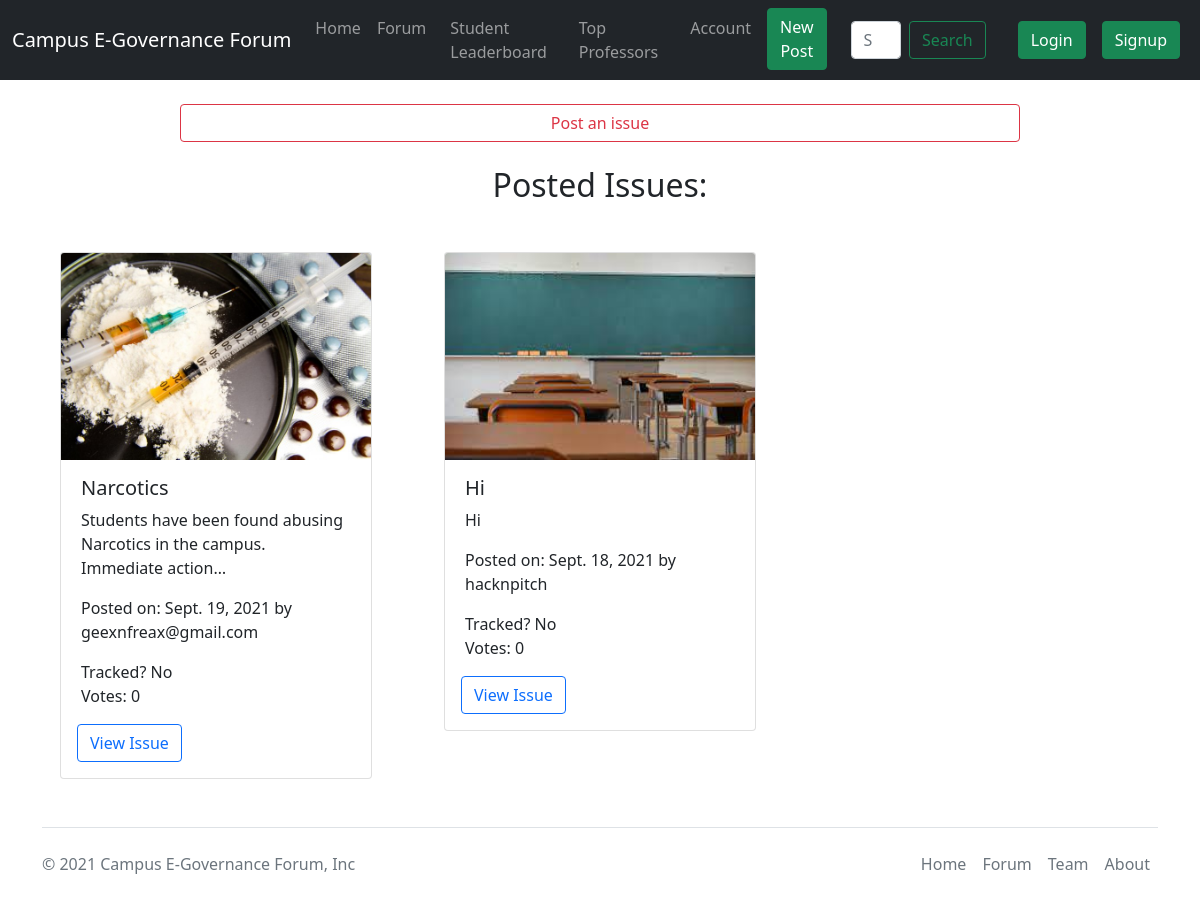
Before: /forum/ (signed in) with the older database file.
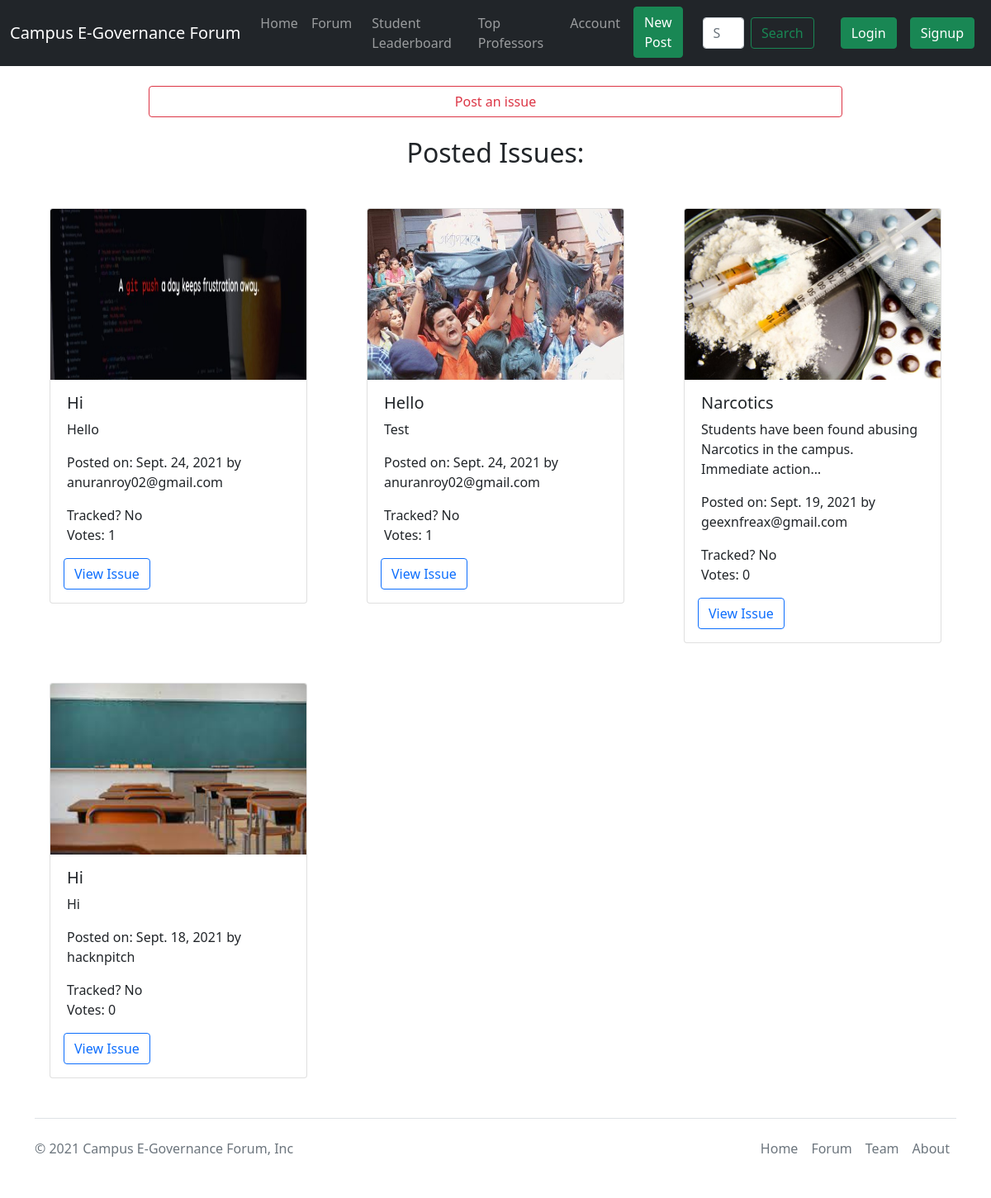
After: the same page with the newer database file.
### forum/models.py (models this page shows, shortened)
class Issue(models.Model):
    sno = models.AutoField(primary_key=True)
    user = models.ForeignKey(User, on_delete=models.CASCADE)
    subject = models.CharField(max_length=100, default="(Not available)")
    summary = models.TextField(max_length=200, default="(Not available)")
    description = models.TextField(max_length=750, default="(Not available)")
    image = models.ImageField(upload_to='forum/images/', blank=True)
    tracked = models.BooleanField(choices=((True, 'Yes'), (False, 'No')), default=False)
    status = models.TextField(max_length=300, default="")
    date = models.DateField(auto_now_add=True)
    author = models.CharField(max_length=50, default="Anonymous")
    slug = models.SlugField(unique=True, max_length=100)
    votes = models.IntegerField(default=0)
    tvotes = models.IntegerField(default=0)
    tags = models.JSONField(default=dict)
    class Meta:
        ordering = ['tvotes', '-votes', '-date']

### forum/views.py (the view)
# urls.py: path('', views.index),
def index(request):
    try:
        if request.user.is_authenticated:
            params = {'issues': Issue.objects.all()}
            params["page_title"] = "Posted Issues"
            return render(request, 'forum/index.html', params)
        else:
            return redirect('/forum/login')
    except Exception as e:
        return errorPage(request, messages["500"])

### forum/templates/forum/index.html (shortened to what this page needs)
{% extends 'forum/base.html' %}
{% block body %}
<center><a href="newpost/" class="btn btn-outline-danger my-4" style="width: 70%;">Post an issue</a></center>
<h2 align="center">{{ page_title }}:</h2>
<div class="row my-4 mx-4">
    {% for i in issues|slice:":" %}
    <div class="col-sm-4">
      <div class="card my-4 mx-4">
        <img src="/media/{{ i.image }}" class="card-img-top img-fluid" alt="..." style="aspect-ratio: 3/2;">
            <div class="card-body">
              <h5 class="card-title mx-1">{{ i.subject }}</h5>
              <p class="card-text mx-1">{{ i.summary|truncatechars:75 }}</p>
              <p class="card-text mx-1">Posted on: {{ i.date }} by {{ i.author }}</p>
              <p class="card-text row mx-1">
                Tracked? {{ i.tracked|yesno:"Yes,No" }}<br>
                Votes: {{i.votes}}
              </p>
              <a href="/forum/post/{{i.slug}}" class="btn btn-outline-primary">View Issue</a>
            </div>
      </div>
    </div>
    {% endfor %}
  </div>
{% endblock %}

### forum/templates/forum/base.html (shortened to what this page needs)
<!doctype html>
<html lang="en">
  <head>
    <link href="https://cdn.jsdelivr.net/npm/bootstrap@5.1.0/dist/css/bootstrap.min.css" rel="stylesheet">
  </head>
  <body>
    <nav class="navbar sticky-top navbar-expand-lg navbar-dark bg-dark">
        <div class="container-fluid">
          <a class="navbar-brand" href="/">Campus E-Governance Forum</a>
          <div class="collapse navbar-collapse" id="navbarSupportedContent">
            <ul class="navbar-nav me-auto mb-2 mb-lg-0">
              <li class="nav-item">
                <a class="nav-link" aria-current="page" href="/">Home</a>
              </li>
              <li class="nav-item">
                <a class="nav-link" href="/forum/">Forum</a>
              </li>
              <li class="nav-item mx-2">
                <a class="nav-link" aria-current="page" href="/forum/leaderboard/">Student Leaderboard</a>
              </li>
              <li class="nav-item mx-2">
                <a class="nav-link" aria-current="page" href="/forum/top-professors/">Top Professors</a>
              </li>
              <li class="nav-item mx-2">
                <a class="nav-link" aria-current="page" href="/forum/dashboard/">Account</a>
              </li>
              <li class="nav-item">
                <a href="/forum/newpost/"><btn class="btn btn-success" href="/forum/newpost/">New Post</button></a>
              </li>
            </ul>
            <form class="d-flex mx-4" action="/forum/search/" method="POST">
              <input class="form-control me-2" type="search" placeholder="Search" aria-label="Search" name="search">
              <button class="btn btn-outline-success" type="submit">Search</button>
            </form>
            <a href="/forum/login/"><button class="btn btn-success mx-2">Login</button></a>
            <a href="/forum/signup/"><button class="btn btn-success mx-2">Signup</button></a>
          </div>
        </div>
      </nav>
    {% block body %}{% endblock %}
    <div class="container" style="position: inherit; z-index: -1;">
        <footer class="d-flex flex-wrap justify-content-between align-items-center py-3 my-4 border-top">
          <p class="col-md-4 mb-0 text-muted">&copy; 2021 Campus E-Governance Forum, Inc</p>
          <a href="/" class="col-md-4 d-flex align-items-center justify-content-center mb-3 mb-md-0 me-md-auto link-dark text-decoration-none">
            <svg class="bi me-2" width="40" height="32"><use xlink:href="#bootstrap"/></svg>
          </a>
          <ul class="nav col-md-4 justify-content-end">
            <li class="nav-item"><a href="/" class="nav-link px-2 text-muted">Home</a></li>
            <li class="nav-item"><a href="/forum/" class="nav-link px-2 text-muted">Forum</a></li>
            <li class="nav-item"><a href="/team/" class="nav-link px-2 text-muted">Team</a></li>
            <li class="nav-item"><a href="/about/" class="nav-link px-2 text-muted">About</a></li>
          </ul>
        </footer>
      </div>
  </body>
</html>

Changed rows visible on the page:
added Issue: image (picture), subject "Hi", summary "Hello", date "Sept. 24, 2021", author "anuranroy02@gmail.com", tracked "No", votes "1"
added Issue: image (picture), subject "Hello", summary "Test", date "Sept. 24, 2021", author "anuranroy02@gmail.com", tracked "No", votes "1"
